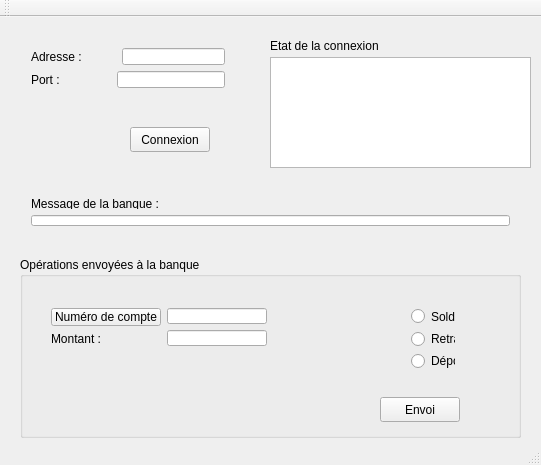
<?xml version="1.0" encoding="UTF-8"?>
<ui version="4.0">
 <class>DAB_MainWindow</class>
 <widget class="QMainWindow" name="DAB_MainWindow">
  <property name="windowModality">
   <enum>Qt::NonModal</enum>
  </property>
  <property name="geometry">
   <rect>
    <x>0</x>
    <y>0</y>
    <width>541</width>
    <height>465</height>
   </rect>
  </property>
  <property name="windowTitle">
   <string>Distributeur Automatique de Billets</string>
  </property>
  <widget class="QWidget" name="centralWidget">
   <widget class="QPushButton" name="pushButtonConnexion">
    <property name="geometry">
     <rect>
      <x>130</x>
      <y>110</y>
      <width>80</width>
      <height>25</height>
     </rect>
    </property>
    <property name="text">
     <string>Connexion</string>
    </property>
   </widget>
   <widget class="QTextEdit" name="textEditEtatDeLaConnexion">
    <property name="geometry">
     <rect>
      <x>270</x>
      <y>40</y>
      <width>261</width>
      <height>111</height>
     </rect>
    </property>
   </widget>
   <widget class="QLabel" name="labelEtatDeLaConnexion">
    <property name="geometry">
     <rect>
      <x>270</x>
      <y>20</y>
      <width>121</width>
      <height>17</height>
     </rect>
    </property>
    <property name="text">
     <string>Etat de la connexion</string>
    </property>
   </widget>
   <widget class="QGroupBox" name="groupBoxOperation">
    <property name="geometry">
     <rect>
      <x>20</x>
      <y>240</y>
      <width>501</width>
      <height>181</height>
     </rect>
    </property>
    <property name="title">
     <string>Opérations envoyées à la banque</string>
    </property>
    <widget class="QPushButton" name="pushButtonEnvoi">
     <property name="geometry">
      <rect>
       <x>360</x>
       <y>140</y>
       <width>80</width>
       <height>25</height>
      </rect>
     </property>
     <property name="text">
      <string>Envoi</string>
     </property>
    </widget>
    <widget class="QWidget" name="layoutWidget">
     <property name="geometry">
      <rect>
       <x>380</x>
       <y>40</y>
       <width>66</width>
       <height>83</height>
      </rect>
     </property>
     <layout class="QVBoxLayout" name="verticalLayout_3">
      <item>
       <widget class="QRadioButton" name="radioButtonSolde">
        <property name="text">
         <string>Solde</string>
        </property>
       </widget>
      </item>
      <item>
       <widget class="QRadioButton" name="radioButtonRetrait">
        <property name="text">
         <string>Retrait</string>
        </property>
       </widget>
      </item>
      <item>
       <widget class="QRadioButton" name="radioButtonDepot">
        <property name="text">
         <string>Dépot</string>
        </property>
       </widget>
      </item>
     </layout>
    </widget>
    <widget class="QWidget" name="layoutWidget">
     <property name="geometry">
      <rect>
       <x>20</x>
       <y>40</y>
       <width>238</width>
       <height>60</height>
      </rect>
     </property>
     <layout class="QHBoxLayout" name="horizontalLayout_3">
      <item>
       <layout class="QVBoxLayout" name="verticalLayout_5">
        <item>
         <widget class="QPushButton" name="pushButtonNumeroDeCompte">
          <property name="text">
           <string>Numéro de compte</string>
          </property>
         </widget>
        </item>
        <item>
         <widget class="QLabel" name="labelMontant">
          <property name="text">
           <string>Montant :</string>
          </property>
         </widget>
        </item>
       </layout>
      </item>
      <item>
       <layout class="QVBoxLayout" name="verticalLayout_4">
        <item>
         <widget class="QLineEdit" name="lineEditNumeroCompte"/>
        </item>
        <item>
         <widget class="QLineEdit" name="lineEditMontant"/>
        </item>
       </layout>
      </item>
     </layout>
    </widget>
   </widget>
   <widget class="QWidget" name="layoutWidget">
    <property name="geometry">
     <rect>
      <x>20</x>
      <y>20</y>
      <width>216</width>
      <height>62</height>
     </rect>
    </property>
    <layout class="QVBoxLayout" name="verticalLayout">
     <item>
      <layout class="QHBoxLayout" name="horizontalLayout">
       <item>
        <widget class="QLabel" name="labelAdresse">
         <property name="text">
          <string>Adresse :</string>
         </property>
        </widget>
       </item>
       <item>
        <spacer name="horizontalSpacer">
         <property name="orientation">
          <enum>Qt::Horizontal</enum>
         </property>
         <property name="sizeHint" stdset="0">
          <size>
           <width>40</width>
           <height>20</height>
          </size>
         </property>
        </spacer>
       </item>
       <item>
        <widget class="QLineEdit" name="lineEditAdresse"/>
       </item>
      </layout>
     </item>
     <item>
      <layout class="QHBoxLayout" name="horizontalLayout_2">
       <item>
        <widget class="QLabel" name="labelPort">
         <property name="text">
          <string>Port :</string>
         </property>
        </widget>
       </item>
       <item>
        <spacer name="horizontalSpacer_2">
         <property name="orientation">
          <enum>Qt::Horizontal</enum>
         </property>
         <property name="sizeHint" stdset="0">
          <size>
           <width>40</width>
           <height>20</height>
          </size>
         </property>
        </spacer>
       </item>
       <item>
        <widget class="QLineEdit" name="lineEditPort"/>
       </item>
      </layout>
     </item>
    </layout>
   </widget>
   <widget class="QWidget" name="layoutWidget">
    <property name="geometry">
     <rect>
      <x>20</x>
      <y>170</y>
      <width>501</width>
      <height>50</height>
     </rect>
    </property>
    <layout class="QVBoxLayout" name="verticalLayout_2">
     <item>
      <widget class="QLabel" name="labelMessageBanque">
       <property name="text">
        <string>Message de la banque : </string>
       </property>
      </widget>
     </item>
     <item>
      <widget class="QLineEdit" name="lineEditMessageBanque"/>
     </item>
    </layout>
   </widget>
  </widget>
  <widget class="QToolBar" name="mainToolBar">
   <attribute name="toolBarArea">
    <enum>TopToolBarArea</enum>
   </attribute>
   <attribute name="toolBarBreak">
    <bool>false</bool>
   </attribute>
  </widget>
  <widget class="QStatusBar" name="statusBar"/>
 </widget>
 <layoutdefault spacing="6" margin="11"/>
 <resources/>
 <connections/>
</ui>
